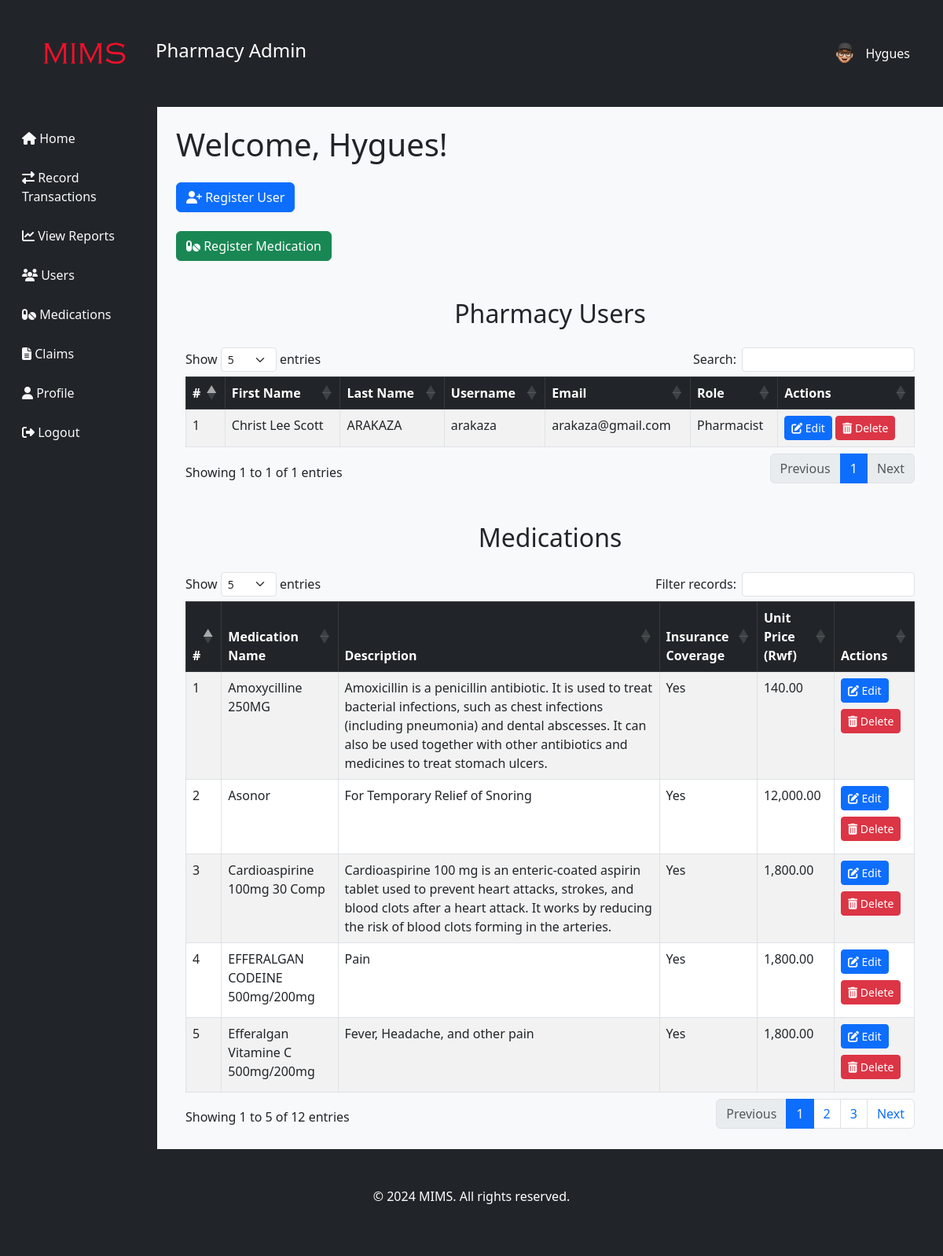
/pharmacy_admin/users.php (signed in), run on the app's committed database.
### tables this page shows
CREATE TABLE `pharmacy_users` (
  `pharmacy_user_id` int(11) NOT NULL,
  `first_name` varchar(30) NOT NULL,
  `last_name` varchar(30) NOT NULL,
  `username` varchar(50) NOT NULL,
  `email` varchar(50) NOT NULL,
  `password` varchar(255) NOT NULL,
  `reset_key` varchar(50) DEFAULT NULL,
  `role` enum('pharmacy_admin','pharmacist') DEFAULT NULL,
  `pharmacy_id` int(11) NOT NULL
);

CREATE TABLE `medications` (
  `medication_id` int(11) NOT NULL,
  `medication_name` varchar(100) NOT NULL,
  `description` text DEFAULT NULL,
  `insurance_coverage` tinyint(1) NOT NULL DEFAULT 0,
  `unit_price` decimal(10,2) NOT NULL
);

### pharmacy_admin/users.php (the view, shortened to what this page needs)
<?php
$pharmacy_id = $_SESSION['pharmacy_id'];
include '../include/connection.php';
function getPharmacyUsers($connection, $pharmacy_id, $search = '', $limit = 10, $offset = 0) {
    $query = "SELECT * FROM pharmacy_users
              WHERE pharmacy_id = :pharmacy_id  AND pharmacy_user_id != :user_id
              AND (first_name LIKE :search OR last_name LIKE :search OR email LIKE :search)
              ORDER BY first_name ASC
              LIMIT :limit OFFSET :offset";
    $stmt = $connection->prepare($query);
    $search_param = "%$search%";
    $stmt->bindParam(':pharmacy_id', $pharmacy_id, PDO::PARAM_INT);
    $stmt->bindParam(':user_id', $_SESSION['user_id'], PDO::PARAM_INT);
    $stmt->bindParam(':search', $search_param, PDO::PARAM_STR);
    $stmt->bindParam(':limit', $limit, PDO::PARAM_INT);
    $stmt->bindParam(':offset', $offset, PDO::PARAM_INT);
    $stmt->execute();
    return $stmt->fetchAll(PDO::FETCH_ASSOC);
}
function getMedications($connection) {
    $query = "SELECT * FROM medications ORDER BY medication_name ASC";
    $stmt = $connection->prepare($query);
    $stmt->execute();
    return $stmt->fetchAll(PDO::FETCH_ASSOC);
}
$records_per_page = 10;
$current_page_users = isset($_GET['page_users']) ? (int)$_GET['page_users'] : 1;
$search_users = isset($_GET['search_users']) ? trim($_GET['search_users']) : '';
$offset_users = ($current_page_users - 1) * $records_per_page;
$current_page_medications = isset($_GET['page_medications']) ? (int)$_GET['page_medications'] : 1;
$search_medications = isset($_GET['search_medications']) ? trim($_GET['search_medications']) : '';
$offset_medications = ($current_page_medications - 1) * $records_per_page;
$pharmacy_users = getPharmacyUsers($connection, $pharmacy_id, $search_users, $records_per_page, $offset_users);
$medications = getMedications($connection, $search_medications, $records_per_page, $offset_medications);
?>
<!DOCTYPE html>
<html lang="en">
<head>
    <link href="https://cdn.jsdelivr.net/npm/bootstrap@5.3.0/dist/css/bootstrap.min.css" rel="stylesheet">
    <link rel="stylesheet" type="text/css" href="https://cdn.datatables.net/1.13.4/css/dataTables.bootstrap5.min.css">
    <link href="https://cdnjs.cloudflare.com/ajax/libs/font-awesome/6.4.0/css/all.min.css" rel="stylesheet">
    <link rel="stylesheet" href="../css/style.css">
</head>
<body>
<?php include './header.php'; ?>
<div class="container-fluid">
    <div class="row">
    <?php include './nav.php'; ?>
    <main class="col-lg-10 ms-auto main-content p-4">
            <h1 class="mb-4">Welcome, <?php echo htmlspecialchars($_SESSION['first_name']); ?>!</h1>
            <div class="mb-4">
                <button type="button" class="btn btn-primary" data-bs-toggle="modal" data-bs-target="#registerUserModal">
                    <i class="fas fa-user-plus"></i> Register User
                </button>
            </div>
            <div class="mb-4">
                <button type="button" class="btn btn-success" data-bs-toggle="modal" data-bs-target="#registerMedicationModal">
                    <i class="fas fa-pills"></i> Register Medication
                </button>
            </div>
            <div class="container mt-5">
                <h2 class="text-center mb-4">Pharmacy Users</h2>
                <div class="table-responsive">
                    <table id="usersTable" class="table table-striped table-bordered">
                        <thead class="table-dark">
                            <tr>
                                <th>#</th>
                                <th>First Name</th>
                                <th>Last Name</th>
                                <th>Username</th>
                                <th>Email</th>
                                <th>Role</th>
                                <th>Actions</th>
                            </tr>
                        </thead>
                        <tbody>
                            <?php
                            if ($pharmacy_users) {
                                $count = $offset_users + 1;
                                foreach ($pharmacy_users as $user) {
                                    if ($user['pharmacy_user_id'] != $_SESSION['user_id']){
                                    echo "<tr>
                                            <td>" . htmlspecialchars($count++) . "</td>
                                            <td>" . htmlspecialchars($user['first_name']) . "</td>
                                            <td>" . htmlspecialchars($user['last_name']) . "</td>
                                            <td>" . htmlspecialchars($user['username']) . "</td>
                                            <td>" . htmlspecialchars($user['email']) . "</td>
                                            <td>" . htmlspecialchars(ucfirst(str_replace('_', ' ', $user['role']))) . "</td>
                                            <td>
                                                <button class='btn btn-primary btn-sm edit-user-btn'
                                                    data-bs-toggle='modal'
                                                    data-bs-target='#editUserModal'
                                                    data-id='" . htmlspecialchars($user['pharmacy_user_id']) . "'
                                                    data-firstname='" . htmlspecialchars($user['first_name']) . "'
                                                    data-lastname='" . htmlspecialchars($user['last_name']) . "'
                                                    data-username='" . htmlspecialchars($user['username']) . "'
                                                    data-email='" . htmlspecialchars($user['email']) . "'
                                                    data-role='" . htmlspecialchars($user['role']) . "'>
                                                    <i class='fas fa-edit'></i> Edit
                                                </button>
                                                <button class='btn btn-danger btn-sm delete-user-btn'
                                                    data-bs-toggle='modal'
                                                    data-bs-target='#deleteUserModal'
                                                    data-id='" . htmlspecialchars($user['pharmacy_user_id']) . "'
                                                    data-name='" . htmlspecialchars($user['username']) . "'>
                                                    <i class='fas fa-trash-alt'></i> Delete
                                                </button>
                                            </td>
                                        </tr>";
                                    }
                                }
                            } else {
                                echo "<tr><td colspan='7' class='text-center'>No users found.</td></tr>";
                            }
                            ?>
                        </tbody>
                    </table>
                </div>
            </div>
            <div class="container mt-5">
                <h2 class="text-center mb-4">Medications</h2>
                <div class="table-responsive">
                    <table id="medicationsTable" class="table table-striped table-bordered">
                        <thead class="table-dark">
                            <tr>
                                <th>#</th>
                                <th>Medication Name</th>
                                <th>Description</th>
                                <th>Insurance Coverage</th>
                                <th>Unit Price (Rwf)</th>
                                <th>Actions</th>
                            </tr>
                        </thead>
                        <tbody>
                            <?php
                            if ($medications) {
                                $count = $offset_medications + 1;
                                foreach ($medications as $medication) {
                                    echo "<tr>
                                            <td>" . htmlspecialchars($count++) . "</td>
                                            <td>" . htmlspecialchars($medication['medication_name']) . "</td>
                                            <td>" . htmlspecialchars($medication['description']) . "</td>
                                            <td>" . ($medication['insurance_coverage'] ? 'Yes' : 'No') . "</td>
                                            <td>" . htmlspecialchars(number_format($medication['unit_price'], 2)) . "</td>
                                            <td>
                                                <button class='btn btn-primary btn-sm edit-medication-btn'
                                                    data-bs-toggle='modal'
                                                    data-bs-target='#editMedicationModal'
                                                    data-id='" . htmlspecialchars($medication['medication_id']) . "'
                                                    data-name='" . htmlspecialchars($medication['medication_name']) . "'
                                                    data-description='" . htmlspecialchars($medication['description']) . "'
                                                    data-coverage='" . htmlspecialchars($medication['insurance_coverage']) . "'
                                                    data-price='" . htmlspecialchars($medication['unit_price']) . "'>
                                                    <i class='fas fa-edit'></i> Edit
                                                </button>
                                                <button class='btn btn-danger btn-sm delete-medication-btn my-2'
                                                    data-bs-toggle='modal'
                                                    data-bs-target='#deleteMedicationModal'
                                                    data-id='" . htmlspecialchars($medication['medication_id']) . "'
                                                    data-name='" . htmlspecialchars($medication['medication_name']) . "'>
                                                    <i class='fas fa-trash-alt'></i> Delete
                                                </button>
                                            </td>
                                        </tr>";
                                }
                            } else {
                                echo "<tr><td colspan='6' class='text-center'>No medications found.</td></tr>";
                            }
                            ?>
                        </tbody>
                    </table>
                </div>
            </div>
        </main>
    </div>
</div>
<?php include '../include/footer.php'; ?>
</body>
</html>

### pharmacy_admin/header.php (shortened to what this page needs)
<header class="bg-dark text-white py-5">
    <div class="container d-flex align-items-center justify-content-between">
        <div class="d-flex align-items-center">
            <a href="./index.php">
                <img src="../images/logo-back.png" alt="Logo" class="logo" style="width: 130px; height: 40px;">
            </a>
            <h4 class="ms-3">Pharmacy Admin</h4>
        </div>
        <div class="dropdown">
            <div class="d-flex align-items-center profile-container" id="profileDropdown" role="button" data-bs-toggle="dropdown" aria-expanded="false">
                <img src="../images/user.png" alt="User" class="img-fluid rounded-circle" style="width: 40px; height: 40px;">
                <span class="ms-2 profile-display"><?php echo $_SESSION['first_name'];?> </span>
            </div>
        </div>
    </div>
</header>

### pharmacy_admin/nav.php
<nav class="col-lg-2 d-none d-lg-block bg-dark sidebar" style='min-height: 100vh;'>
    <div class="position-sticky">
        <ul class="nav flex-column">
            <li class="nav-item">
                <a class="nav-link text-light" href="./index.php"><i class="fas fa-home"></i> Home</a>
            </li>
            <li class="nav-item">
                <a href="transactions.php" class="nav-link text-light me-2">
                <i class="fas fa-exchange-alt"></i> Record Transactions </a>
            </li>
            <li class="nav-item">
                <a href="./reports.php" class="nav-link text-light me-2">
                <i class="fas fa-chart-line"></i> View Reports </a>
            </li>
            <li class="nav-item">
                <a class="nav-link text-light" href="./users.php"><i class="fas fa-users"></i> Users</a>
            </li>
            <li class="nav-item">
                <a href="./users.php" class="nav-link text-light">
                <i class="fas fa-pills"></i> Medications</a>
            </li>
            <li class="nav-item">
                <a href="view_claims.php" class="nav-link text-light">
                <i class="fas fa-file-alt"></i> Claims</a>
            </li>
            <li class="nav-item">
                <a class="nav-link text-light" href="./profile.php"><i class="fas fa-user"></i> Profile</a>
            </li>
            <li class="nav-item">
                <a class="nav-link text-light" href="../logout.php"><i class="fas fa-sign-out-alt"></i> Logout</a>
            </li>
        </ul>
    </div>
</nav>

### include/footer.php
<footer class="bg-dark text-white text-center py-5">
    <p>&copy; <?php echo date("Y"); ?> MIMS. All rights reserved.</p>
</footer>

### css/style.css (style rules this page uses)
html, body { height: 100%; }
body { display: flex; flex-direction: column; margin: 0; background-color: #f8f9fa; }
.nav-link { color: white; }
.sidebar { background-color: #343a40; min-height: 100vh; padding-top: 20px; }
.sidebar .nav-link { margin-bottom: 10px; }
footer { background-color: #343a40; color: white; padding: 20px; text-align: center; margin-top: auto; }
.main-content { padding: 20px; flex-grow: 1; }
.logo { width: 40px; height: auto; margin-right: 10px; }

### pharmacy_admin/header.php (style rules this page uses)
.profile-container { cursor: pointer; }
.profile-display { color: #ffffff; transition: color 0.3s; }

### data on the page
pharmacy_users: first_name "Christ Lee Scott", last_name "ARAKAZA", username "arakaza", email "arakaza@gmail.com", role "Pharmacist"
medications: medication_name "Amoxycilline 250MG", description "Amoxicillin is a penicillin antibiotic. It is used to treat bacterial infections, such as chest infections (including pneumonia) and dental abscesses. It can also be used together with other antibiotics and medicines to treat stomach ulcers.", insurance_coverage "Yes", unit_price "140.00"
medications: medication_name "Asonor", description "For Temporary Relief of Snoring", insurance_coverage "Yes", unit_price "12,000.00"
medications: medication_name "Cardioaspirine 100mg 30 Comp", description "Cardioaspirine 100 mg is an enteric-coated aspirin tablet used to prevent heart attacks, strokes, and blood clots after a heart attack. It works by reducing the risk of blood clots forming in the arteries.", insurance_coverage "Yes", unit_price "1,800.00"
medications: medication_name "EFFERALGAN CODEINE 500mg/200mg", description "Pain", insurance_coverage "Yes", unit_price "1,800.00"
medications: medication_name "Efferalgan Vitamine C 500mg/200mg", description "Fever, Headache, and other pain", insurance_coverage "Yes", unit_price "1,800.00"

### other printed values
$_SESSION['first_name'] "Hygues"
